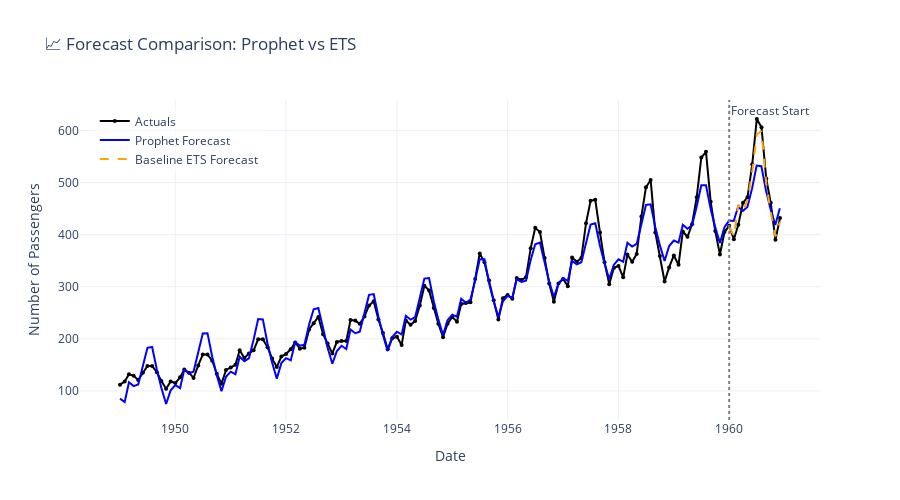

The code cell stored with this chart in its notebook:
### Code cell
import pandas as pd
from prophet import Prophet
from statsmodels.tsa.holtwinters import ExponentialSmoothing
import plotly.graph_objects as go

# Load dataset
df = pd.read_csv('https://raw.githubusercontent.com/jbrownlee/Datasets/master/airline-passengers.csv')

df.columns = ['ds', 'y']
df['ds'] = pd.to_datetime(df['ds'])

# Split data into train and test
train_df = df[:-12]
test_df = df[-12:]

# Prophet Forecast
prophet_model = Prophet()
prophet_model.fit(train_df)
future = prophet_model.make_future_dataframe(periods=12, freq='M')
prophet_forecast = prophet_model.predict(future)[['ds', 'yhat']]
prophet_forecast.set_index('ds', inplace=True)

# ETS Forecast
ets_model = ExponentialSmoothing(
    train_df['y'],
    trend='add',
    seasonal='add',
    seasonal_periods=12
)
ets_fit = ets_model.fit()
ets_forecast = pd.DataFrame({
    'ds': test_df['ds'].values,
    'yhat': ets_fit.forecast(12).values
}).set_index('ds')

# Create Plotly Figure
fig = go.Figure()

# Actuals
fig.add_trace(go.Scatter(
    x=df['ds'], y=df['y'],
    mode='lines+markers',
    name='Actuals',
    line=dict(color='black', width=2),
    marker=dict(size=4)
))

# Prophet Forecast
fig.add_trace(go.Scatter(
    x=prophet_forecast.index, y=prophet_forecast['yhat'],
    mode='lines',
    name='Prophet Forecast',
    line=dict(color='blue', width=2)
))

# ETS Forecast
fig.add_trace(go.Scatter(
    x=ets_forecast.index, y=ets_forecast['yhat'],
    mode='lines',
    name='Baseline ETS Forecast',
    line=dict(color='orange', width=2, dash='dash')
))

# Vertical line for forecast start
forecast_start = test_df['ds'].iloc[0].timestamp() * 1000  # milliseconds since epoch for Plotly

fig.add_vline(
    x=forecast_start,
    line_width=2, line_dash="dot", line_color="gray",
    annotation_text="Forecast Start", annotation_position="top right"
)

# Layout settings
fig.update_layout(
    title='📈 Forecast Comparison: Prophet vs ETS',
    xaxis_title='Date',
    yaxis_title='Number of Passengers',
    legend=dict(x=0.02, y=0.98, bgcolor='rgba(255,255,255,0.5)', bordercolor='black'),
    template='plotly_white',
    height=500
)

fig.show()

### Figure 1 — Plotly figure (JSON) as saved in the notebook; plotly's stock layout.template omitted (floating-point values rounded to 4 significant figures; data arrays with more than 128 entries replaced by an {"elided": "..."} marker saying what was removed)
{"data": [{"line": {"color": "black", "width": 2}, "marker": {"size": 4}, "mode": "lines+markers", "name": "Actuals", "type": "scatter", "x": {"elided": "144 str values"}, "y": {"elided": "144 int values"}}, {"line": {"color": "blue", "width": 2}, "mode": "lines", "name": "Prophet Forecast", "type": "scatter", "x": {"elided": "144 str values"}, "y": {"elided": "144 float values"}}, {"line": {"color": "orange", "dash": "dash", "width": 2}, "mode": "lines", "name": "Baseline ETS Forecast", "type": "scatter", "x": ["1960-01-01T00:00:00", "1960-02-01T00:00:00", "1960-03-01T00:00:00", "1960-04-01T00:00:00", "1960-05-01T00:00:00", "1960-06-01T00:00:00", "1960-07-01T00:00:00", "1960-08-01T00:00:00", "1960-09-01T00:00:00", "1960-10-01T00:00:00", "1960-11-01T00:00:00", "1960-12-01T00:00:00"], "y": [415.5, 397.1, 457.5, 445.4, 466.2, 520.7, 592.4, 598.8, 498.8, 442.4, 396.5, 424.3]}], "layout": {"annotations": [{"showarrow": false, "text": "Forecast Start", "x": -315619200000, "xanchor": "left", "xref": "x", "y": 1, "yanchor": "top", "yref": "y domain"}], "height": 500, "legend": {"bgcolor": "rgba(255,255,255,0.5)", "bordercolor": "black", "x": 0.02, "y": 0.98}, "shapes": [{"line": {"color": "gray", "dash": "dot", "width": 2}, "type": "line", "x0": -315619200000, "x1": -315619200000, "xref": "x", "y0": 0, "y1": 1, "yref": "y domain"}], "title": {"text": "📈 Forecast Comparison: Prophet vs ETS"}, "xaxis": {"title": {"text": "Date"}}, "yaxis": {"title": {"text": "Number of Passengers"}}}}
